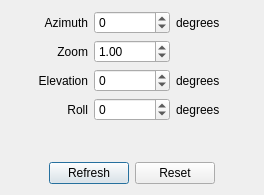
<?xml version="1.0" encoding="UTF-8"?>
<ui version="4.0">
 <class>DialogSetCamera</class>
 <widget class="QDialog" name="DialogSetCamera">
  <property name="geometry">
   <rect>
    <x>0</x>
    <y>0</y>
    <width>328</width>
    <height>196</height>
   </rect>
  </property>
  <property name="windowTitle">
   <string>Set Camera</string>
  </property>
  <layout class="QVBoxLayout" name="verticalLayout">
   <property name="sizeConstraint">
    <enum>QLayout::SetFixedSize</enum>
   </property>
   <item>
    <layout class="QGridLayout" name="gridLayout">
     <item row="0" column="0">
      <widget class="QLabel" name="label">
       <property name="text">
        <string>Azimuth</string>
       </property>
       <property name="alignment">
        <set>Qt::AlignRight|Qt::AlignTrailing|Qt::AlignVCenter</set>
       </property>
      </widget>
     </item>
     <item row="0" column="1">
      <widget class="QDoubleSpinBox" name="doubleSpinBoxAzimuth">
       <property name="decimals">
        <number>0</number>
       </property>
       <property name="minimum">
        <double>-360.000000000000000</double>
       </property>
       <property name="maximum">
        <double>360.000000000000000</double>
       </property>
      </widget>
     </item>
     <item row="0" column="2">
      <widget class="QLabel" name="label_2">
       <property name="text">
        <string>degrees</string>
       </property>
      </widget>
     </item>
     <item row="1" column="0">
      <widget class="QLabel" name="label_3">
       <property name="text">
        <string>Zoom</string>
       </property>
       <property name="alignment">
        <set>Qt::AlignRight|Qt::AlignTrailing|Qt::AlignVCenter</set>
       </property>
      </widget>
     </item>
     <item row="1" column="1">
      <widget class="QDoubleSpinBox" name="doubleSpinBoxZoom">
       <property name="decimals">
        <number>2</number>
       </property>
       <property name="minimum">
        <double>0.000000000000000</double>
       </property>
       <property name="maximum">
        <double>10.000000000000000</double>
       </property>
       <property name="singleStep">
        <double>0.010000000000000</double>
       </property>
       <property name="value">
        <double>1.000000000000000</double>
       </property>
      </widget>
     </item>
     <item row="2" column="0">
      <widget class="QLabel" name="label_5">
       <property name="text">
        <string>Elevation</string>
       </property>
       <property name="alignment">
        <set>Qt::AlignRight|Qt::AlignTrailing|Qt::AlignVCenter</set>
       </property>
      </widget>
     </item>
     <item row="2" column="1">
      <widget class="QDoubleSpinBox" name="doubleSpinBoxElevation">
       <property name="decimals">
        <number>0</number>
       </property>
       <property name="minimum">
        <double>-360.000000000000000</double>
       </property>
       <property name="maximum">
        <double>360.000000000000000</double>
       </property>
      </widget>
     </item>
     <item row="2" column="2">
      <widget class="QLabel" name="label_4">
       <property name="text">
        <string>degrees</string>
       </property>
      </widget>
     </item>
     <item row="3" column="0">
      <widget class="QLabel" name="label_7">
       <property name="text">
        <string>Roll</string>
       </property>
       <property name="alignment">
        <set>Qt::AlignRight|Qt::AlignTrailing|Qt::AlignVCenter</set>
       </property>
      </widget>
     </item>
     <item row="3" column="1">
      <widget class="QDoubleSpinBox" name="doubleSpinBoxRoll">
       <property name="decimals">
        <number>0</number>
       </property>
       <property name="minimum">
        <double>-360.000000000000000</double>
       </property>
       <property name="maximum">
        <double>360.000000000000000</double>
       </property>
      </widget>
     </item>
     <item row="3" column="2">
      <widget class="QLabel" name="label_6">
       <property name="text">
        <string>degrees</string>
       </property>
      </widget>
     </item>
    </layout>
   </item>
   <item>
    <spacer name="verticalSpacer">
     <property name="orientation">
      <enum>Qt::Vertical</enum>
     </property>
     <property name="sizeType">
      <enum>QSizePolicy::Fixed</enum>
     </property>
     <property name="sizeHint" stdset="0">
      <size>
       <width>5</width>
       <height>15</height>
      </size>
     </property>
    </spacer>
   </item>
   <item>
    <widget class="QLabel" name="labelMessage">
     <property name="text">
      <string/>
     </property>
     <property name="wordWrap">
      <bool>true</bool>
     </property>
    </widget>
   </item>
   <item>
    <layout class="QHBoxLayout" name="horizontalLayout">
     <item>
      <spacer name="horizontalSpacer">
       <property name="orientation">
        <enum>Qt::Horizontal</enum>
       </property>
       <property name="sizeHint" stdset="0">
        <size>
         <width>38</width>
         <height>13</height>
        </size>
       </property>
      </spacer>
     </item>
     <item>
      <widget class="QPushButton" name="pushButton">
       <property name="text">
        <string>Refresh</string>
       </property>
      </widget>
     </item>
     <item>
      <widget class="QPushButton" name="pushButton_2">
       <property name="text">
        <string>Reset</string>
       </property>
      </widget>
     </item>
     <item>
      <spacer name="horizontalSpacer_2">
       <property name="orientation">
        <enum>Qt::Horizontal</enum>
       </property>
       <property name="sizeHint" stdset="0">
        <size>
         <width>38</width>
         <height>13</height>
        </size>
       </property>
      </spacer>
     </item>
    </layout>
   </item>
  </layout>
 </widget>
 <resources/>
 <connections>
  <connection>
   <sender>pushButton_2</sender>
   <signal>clicked()</signal>
   <receiver>DialogSetCamera</receiver>
   <slot>OnReset()</slot>
   <hints>
    <hint type="sourcelabel">
     <x>222</x>
     <y>179</y>
    </hint>
    <hint type="destinationlabel">
     <x>243</x>
     <y>327</y>
    </hint>
   </hints>
  </connection>
  <connection>
   <sender>pushButton</sender>
   <signal>clicked()</signal>
   <receiver>DialogSetCamera</receiver>
   <slot>OnRefresh()</slot>
   <hints>
    <hint type="sourcelabel">
     <x>111</x>
     <y>176</y>
    </hint>
    <hint type="destinationlabel">
     <x>120</x>
     <y>352</y>
    </hint>
   </hints>
  </connection>
  <connection>
   <sender>doubleSpinBoxAzimuth</sender>
   <signal>valueChanged(double)</signal>
   <receiver>DialogSetCamera</receiver>
   <slot>OnSettingChanged()</slot>
   <hints>
    <hint type="sourcelabel">
     <x>196</x>
     <y>19</y>
    </hint>
    <hint type="destinationlabel">
     <x>545</x>
     <y>55</y>
    </hint>
   </hints>
  </connection>
  <connection>
   <sender>doubleSpinBoxZoom</sender>
   <signal>valueChanged(double)</signal>
   <receiver>DialogSetCamera</receiver>
   <slot>OnSettingChanged()</slot>
   <hints>
    <hint type="sourcelabel">
     <x>192</x>
     <y>52</y>
    </hint>
    <hint type="destinationlabel">
     <x>582</x>
     <y>98</y>
    </hint>
   </hints>
  </connection>
  <connection>
   <sender>doubleSpinBoxElevation</sender>
   <signal>valueChanged(double)</signal>
   <receiver>DialogSetCamera</receiver>
   <slot>OnSettingChanged()</slot>
   <hints>
    <hint type="sourcelabel">
     <x>196</x>
     <y>75</y>
    </hint>
    <hint type="destinationlabel">
     <x>610</x>
     <y>332</y>
    </hint>
   </hints>
  </connection>
  <connection>
   <sender>doubleSpinBoxRoll</sender>
   <signal>valueChanged(double)</signal>
   <receiver>DialogSetCamera</receiver>
   <slot>OnSettingChanged()</slot>
   <hints>
    <hint type="sourcelabel">
     <x>175</x>
     <y>104</y>
    </hint>
    <hint type="destinationlabel">
     <x>586</x>
     <y>143</y>
    </hint>
   </hints>
  </connection>
 </connections>
 <slots>
  <slot>OnReset()</slot>
  <slot>OnRefresh()</slot>
  <slot>OnSettingChanged()</slot>
 </slots>
</ui>
